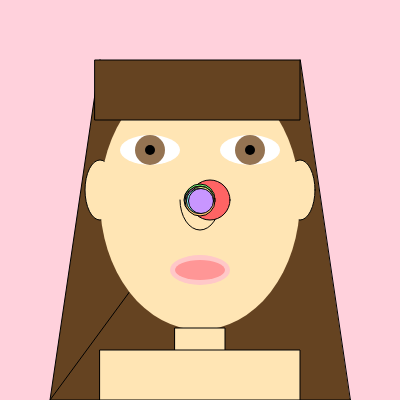
Frame 1 (no input)
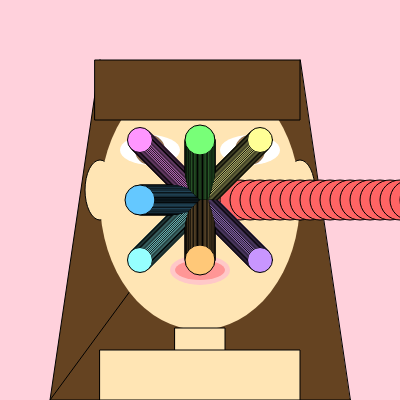
Frame 60 (no input)
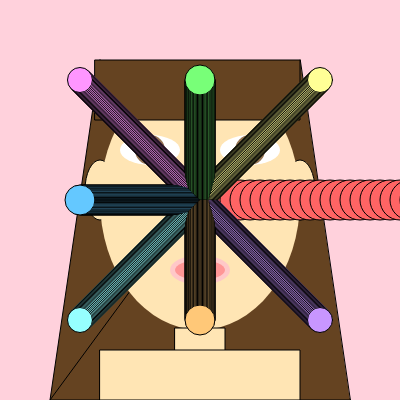
Frame 120 (the mouse pressed at the canvas centre since frame 60)

The p5.js sketch that drew these frames (run headless with seeded random() and noise() and a simulated clock; from frame 60 on, the mouse is pressed at the canvas centre):

// p5.js sketch
// ── sketch.js
let x = 200,
  y = 200; // moves right (10x speed)
let xL = 200,
  yL = 200; // moves left
let xU = 200,
  yU = 200; // moves up
let xD = 200,
  yD = 200; // moves down
let xTL = 200,
  yTL = 200; // moves toward top-left corner
let xTR = 200,
  yTR = 200; // moves toward top-right corner
let xBL = 200,
  yBL = 200; // moves toward bottom-left corner
let xBR = 200,
  yBR = 200; // moves toward bottom-right corner

function setup() {
  createCanvas(400, 400);
  drawPortrait();
}

function draw() {
   // Circle moving to the right (10x faster than others)
   
  fill(255, 100, 100);
  x = x + 10;
  ellipse(x, y, 40, 40);

  // Circle moving left
  fill(100, 200, 255);
  xL = xL - 1;
  ellipse(xL, yL, 30, 30);

  // Circle moving up
  fill(120, 255, 120);
  yU = yU - 1;
  ellipse(xU, yU, 30, 30);

  // Circle moving down
  fill(255, 200, 120);
  yD = yD + 1;
  ellipse(xD, yD, 30, 30);

  // Circle moving toward the top-left corner
  fill(255, 150, 255);
  xTL = xTL - 1;
  yTL = yTL - 1;
  ellipse(xTL, yTL, 25, 25);

  // Circle moving toward the top-right corner
  fill(255, 255, 150);
  xTR = xTR + 1;
  yTR = yTR - 1;
  ellipse(xTR, yTR, 25, 25);

  // Circle moving toward the bottom-left corner
  fill(150, 255, 255);
  xBL = xBL - 1;
  yBL = yBL + 1;
  ellipse(xBL, yBL, 25, 25);

  // Circle moving toward the bottom-right corner
  fill(200, 150, 255);
  xBR = xBR + 1;
  yBR = yBR + 1;
  ellipse(xBR, yBR, 25, 25);
}


function drawPortrait() {
  drawBg();
  drawHairLeft();
  drawHairRight();
  drawEarLeft();
  drawEarRight();
  drawFace();
  drawMouthOuter();
  drawMouthInner();
drawEye(150, 150, 60, 30, 30, 10); // left eye
  drawEye(250, 150, 60, 30, 30, 10); // right eye
  drawNoseArc();  
  drawBangs();
  drawNeck();
  drawShoulders();
}


function drawBg() {
  background(255, 209, 220);
}

function drawHairLeft() {
  fill(101, 67, 33);
  triangle(100, 60, 50, 400, 350, 400);
}

function drawHairRight() {
  fill(101, 67, 33);
  triangle(300, 60, 50, 400, 350, 400);
}

function drawEarLeft() {
  fill(255, 229, 180);
  ellipse(100, 190, 30, 60);
}

function drawEarRight() {
  fill(255, 229, 180);
  ellipse(300, 190, 30, 60);
}

function drawFace() {
  noStroke();
  fill(255, 229, 180);
  ellipse(200, 200, 200, 260);
}

function drawMouthOuter() {
  noStroke();
  fill(255, 200, 200);
  ellipse(200, 270, 60, 30);
}

function drawMouthInner() {
  noStroke();
  fill(255, 150, 150);
  ellipse(200, 270, 50, 20);
}

function drawEye(x, y, whiteW, whiteH, irisD, pupilD) {
  noStroke();
  fill(255);
  ellipse(x, y, whiteW, whiteH);   // white
  fill(148, 115, 82);
  ellipse(x, y, irisD, irisD);     // iris
  fill(0);
  ellipse(x, y, pupilD, pupilD);   // pupil
}
function drawNoseArc() {
  fill(255, 229, 180);
  stroke(0);
  strokeWeight(1);
  arc(200, 200, 40, 60, 0, PI, OPEN);
}

function drawBangs() {
  fill(101, 67, 33);
  rect(95, 60, 205, 60);
}

function drawNeck() {
  fill(255, 229, 180);
  rect(175, 328, 50, 100);
}

function drawShoulders() {
  fill(255, 229, 180);
  rect(100, 350, 200, 50);
}
